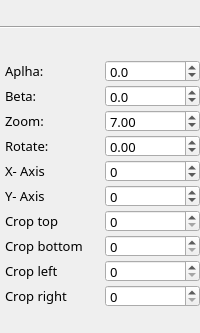
            <widget class="QWidget" name="page_image_2">
             <property name="geometry">
              <rect>
               <x>0</x>
               <y>0</y>
               <width>200</width>
               <height>333</height>
              </rect>
             </property>
             <attribute name="icon">
              <iconset>
               <normaloff>../../../../../../../source/views/ui_design/icon/right.png</normaloff>
               <activeoff>../../../../../../../source/views/ui_design/icon/down.png</activeoff>
               <activeon>../../../../../../../source/views/ui_design/icon/right.png</activeon>../../../../../../../source/views/ui_design/icon/right.png</iconset>
             </attribute>
             <attribute name="label">
              <string>Image 2</string>
             </attribute>
             <layout class="QVBoxLayout" name="verticalLayout_10">
              <property name="spacing">
               <number>5</number>
              </property>
              <property name="leftMargin">
               <number>0</number>
              </property>
              <property name="topMargin">
               <number>0</number>
              </property>
              <property name="rightMargin">
               <number>0</number>
              </property>
              <property name="bottomMargin">
               <number>0</number>
              </property>
              <item>
               <widget class="Line" name="line_10">
                <property name="orientation">
                 <enum>Qt::Horizontal</enum>
                </property>
               </widget>
              </item>
              <item>
               <layout class="QGridLayout" name="gridLayout_9">
                <property name="leftMargin">
                 <number>5</number>
                </property>
                <property name="horizontalSpacing">
                 <number>5</number>
                </property>
                <property name="verticalSpacing">
                 <number>3</number>
                </property>
                <item row="5" column="0">
                 <widget class="QLabel" name="label_98">
                  <property name="enabled">
                   <bool>true</bool>
                  </property>
                  <property name="font">
                   <font>
                    <family>Sans Serif</family>
                    <pointsize>10</pointsize>
                   </font>
                  </property>
                  <property name="text">
                   <string>Y- Axis</string>
                  </property>
                 </widget>
                </item>
                <item row="3" column="0">
                 <widget class="QLabel" name="label_20">
                  <property name="minimumSize">
                   <size>
                    <width>60</width>
                    <height>0</height>
                   </size>
                  </property>
                  <property name="font">
                   <font>
                    <family>Sans Serif</family>
                    <pointsize>10</pointsize>
                   </font>
                  </property>
                  <property name="text">
                   <string>Rotate: </string>
                  </property>
                 </widget>
                </item>
                <item row="9" column="1">
                 <widget class="QSpinBox" name="val_crop_right_image_2">
                  <property name="minimumSize">
                   <size>
                    <width>60</width>
                    <height>0</height>
                   </size>
                  </property>
                  <property name="maximumSize">
                   <size>
                    <width>16777215</width>
                    <height>22</height>
                   </size>
                  </property>
                  <property name="font">
                   <font>
                    <family>Sans Serif</family>
                    <pointsize>10</pointsize>
                   </font>
                  </property>
                  <property name="maximum">
                   <number>2500</number>
                  </property>
                  <property name="value">
                   <number>0</number>
                  </property>
                 </widget>
                </item>
                <item row="1" column="0">
                 <widget class="QLabel" name="label_99">
                  <property name="minimumSize">
                   <size>
                    <width>60</width>
                    <height>0</height>
                   </size>
                  </property>
                  <property name="font">
                   <font>
                    <family>Sans Serif</family>
                    <pointsize>10</pointsize>
                   </font>
                  </property>
                  <property name="text">
                   <string>Beta:</string>
                  </property>
                 </widget>
                </item>
                <item row="9" column="0">
                 <widget class="QLabel" name="label_100">
                  <property name="font">
                   <font>
                    <family>Sans Serif</family>
                    <pointsize>10</pointsize>
                   </font>
                  </property>
                  <property name="text">
                   <string>Crop right</string>
                  </property>
                 </widget>
                </item>
                <item row="1" column="1">
                 <widget class="QDoubleSpinBox" name="val_beta_image_2">
                  <property name="enabled">
                   <bool>true</bool>
                  </property>
                  <property name="minimumSize">
                   <size>
                    <width>60</width>
                    <height>0</height>
                   </size>
                  </property>
                  <property name="maximumSize">
                   <size>
                    <width>16777215</width>
                    <height>22</height>
                   </size>
                  </property>
                  <property name="font">
                   <font>
                    <family>Sans Serif</family>
                    <pointsize>10</pointsize>
                   </font>
                  </property>
                  <property name="decimals">
                   <number>1</number>
                  </property>
                  <property name="minimum">
                   <double>-110.000000000000000</double>
                  </property>
                  <property name="maximum">
                   <double>110.000000000000000</double>
                  </property>
                  <property name="singleStep">
                   <double>0.100000000000000</double>
                  </property>
                 </widget>
                </item>
                <item row="4" column="0">
                 <widget class="QLabel" name="label_81">
                  <property name="enabled">
                   <bool>true</bool>
                  </property>
                  <property name="font">
                   <font>
                    <family>Sans Serif</family>
                    <pointsize>10</pointsize>
                   </font>
                  </property>
                  <property name="text">
                   <string>X- Axis</string>
                  </property>
                 </widget>
                </item>
                <item row="4" column="1">
                 <widget class="QSpinBox" name="val_coordinate_x_image_2">
                  <property name="enabled">
                   <bool>true</bool>
                  </property>
                  <property name="minimumSize">
                   <size>
                    <width>50</width>
                    <height>0</height>
                   </size>
                  </property>
                  <property name="maximumSize">
                   <size>
                    <width>16777215</width>
                    <height>22</height>
                   </size>
                  </property>
                  <property name="font">
                   <font>
                    <family>Sans Serif</family>
                    <pointsize>10</pointsize>
                   </font>
                  </property>
                  <property name="minimum">
                   <number>-10000</number>
                  </property>
                  <property name="maximum">
                   <number>10000</number>
                  </property>
                  <property name="value">
                   <number>0</number>
                  </property>
                 </widget>
                </item>
                <item row="3" column="1">
                 <widget class="QDoubleSpinBox" name="val_rotate_image_2">
                  <property name="enabled">
                   <bool>true</bool>
                  </property>
                  <property name="minimumSize">
                   <size>
                    <width>50</width>
                    <height>0</height>
                   </size>
                  </property>
                  <property name="maximumSize">
                   <size>
                    <width>16777215</width>
                    <height>22</height>
                   </size>
                  </property>
                  <property name="font">
                   <font>
                    <family>Sans Serif</family>
                    <pointsize>10</pointsize>
                   </font>
                  </property>
                  <property name="minimum">
                   <double>-180.000000000000000</double>
                  </property>
                  <property name="maximum">
                   <double>180.000000000000000</double>
                  </property>
                  <property name="singleStep">
                   <double>0.100000000000000</double>
                  </property>
                 </widget>
                </item>
                <item row="0" column="0">
                 <widget class="QLabel" name="label_97">
                  <property name="minimumSize">
                   <size>
                    <width>60</width>
                    <height>0</height>
                   </size>
                  </property>
                  <property name="font">
                   <font>
                    <family>Sans Serif</family>
                    <pointsize>10</pointsize>
                   </font>
                  </property>
                  <property name="text">
                   <string>Aplha:</string>
                  </property>
                 </widget>
                </item>
                <item row="8" column="0">
                 <widget class="QLabel" name="label_68">
                  <property name="font">
                   <font>
                    <family>Sans Serif</family>
                    <pointsize>10</pointsize>
                   </font>
                  </property>
                  <property name="text">
                   <string>Crop left</string>
                  </property>
                 </widget>
                </item>
                <item row="6" column="1">
                 <widget class="QSpinBox" name="val_crop_top_image_2">
                  <property name="minimumSize">
                   <size>
                    <width>60</width>
                    <height>0</height>
                   </size>
                  </property>
                  <property name="maximumSize">
                   <size>
                    <width>16777215</width>
                    <height>22</height>
                   </size>
                  </property>
                  <property name="font">
                   <font>
                    <family>Sans Serif</family>
                    <pointsize>10</pointsize>
                   </font>
                  </property>
                  <property name="maximum">
                   <number>2500</number>
                  </property>
                  <property name="value">
                   <number>0</number>
                  </property>
                 </widget>
                </item>
                <item row="5" column="1">
                 <widget class="QSpinBox" name="val_coordinate_y_image_2">
                  <property name="enabled">
                   <bool>true</bool>
                  </property>
                  <property name="minimumSize">
                   <size>
                    <width>50</width>
                    <height>0</height>
                   </size>
                  </property>
                  <property name="maximumSize">
                   <size>
                    <width>16777215</width>
                    <height>22</height>
                   </size>
                  </property>
                  <property name="font">
                   <font>
                    <family>Sans Serif</family>
                    <pointsize>10</pointsize>
                   </font>
                  </property>
                  <property name="minimum">
                   <number>-10000</number>
                  </property>
                  <property name="maximum">
                   <number>10000</number>
                  </property>
                 </widget>
                </item>
                <item row="2" column="0">
                 <widget class="QLabel" name="label_96">
                  <property name="minimumSize">
                   <size>
                    <width>80</width>
                    <height>0</height>
                   </size>
                  </property>
                  <property name="font">
                   <font>
                    <family>Sans Serif</family>
                    <pointsize>10</pointsize>
                   </font>
                  </property>
                  <property name="text">
                   <string>Zoom:</string>
                  </property>
                 </widget>
                </item>
                <item row="7" column="1">
                 <widget class="QSpinBox" name="val_crop_bottom_image_2">
                  <property name="minimumSize">
                   <size>
                    <width>60</width>
                    <height>0</height>
                   </size>
                  </property>
                  <property name="maximumSize">
                   <size>
                    <width>16777215</width>
                    <height>22</height>
                   </size>
                  </property>
                  <property name="font">
                   <font>
                    <family>Sans Serif</family>
                    <pointsize>10</pointsize>
                   </font>
                  </property>
                  <property name="maximum">
                   <number>2500</number>
                  </property>
                  <property name="value">
                   <number>0</number>
                  </property>
                 </widget>
                </item>
                <item row="8" column="1">
                 <widget class="QSpinBox" name="val_crop_left_image_2">
                  <property name="minimumSize">
                   <size>
                    <width>60</width>
                    <height>0</height>
                   </size>
                  </property>
                  <property name="maximumSize">
                   <size>
                    <width>16777215</width>
                    <height>22</height>
                   </size>
                  </property>
                  <property name="font">
                   <font>
                    <family>Sans Serif</family>
                    <pointsize>10</pointsize>
                   </font>
                  </property>
                  <property name="maximum">
                   <number>2500</number>
                  </property>
                  <property name="value">
                   <number>0</number>
                  </property>
                 </widget>
                </item>
                <item row="0" column="1">
                 <widget class="QDoubleSpinBox" name="val_alpha_image_2">
                  <property name="enabled">
                   <bool>true</bool>
                  </property>
                  <property name="minimumSize">
                   <size>
                    <width>60</width>
                    <height>0</height>
                   </size>
                  </property>
                  <property name="maximumSize">
                   <size>
                    <width>16777215</width>
                    <height>22</height>
                   </size>
                  </property>
                  <property name="font">
                   <font>
                    <family>Sans Serif</family>
                    <pointsize>10</pointsize>
                   </font>
                  </property>
                  <property name="decimals">
                   <number>1</number>
                  </property>
                  <property name="minimum">
                   <double>-110.000000000000000</double>
                  </property>
                  <property name="maximum">
                   <double>110.000000000000000</double>
                  </property>
                  <property name="singleStep">
                   <double>0.100000000000000</double>
                  </property>
                 </widget>
                </item>
                <item row="6" column="0">
                 <widget class="QLabel" name="label_67">
                  <property name="font">
                   <font>
                    <family>Sans Serif</family>
                    <pointsize>10</pointsize>
                   </font>
                  </property>
                  <property name="text">
                   <string>Crop top</string>
                  </property>
                 </widget>
                </item>
                <item row="7" column="0">
                 <widget class="QLabel" name="label_60">
                  <property name="font">
                   <font>
                    <family>Sans Serif</family>
                    <pointsize>10</pointsize>
                   </font>
                  </property>
                  <property name="text">
                   <string>Crop bottom</string>
                  </property>
                 </widget>
                </item>
                <item row="2" column="1">
                 <widget class="QDoubleSpinBox" name="val_zoom_image_2">
                  <property name="minimumSize">
                   <size>
                    <width>60</width>
                    <height>0</height>
                   </size>
                  </property>
                  <property name="maximumSize">
                   <size>
                    <width>16777215</width>
                    <height>22</height>
                   </size>
                  </property>
                  <property name="font">
                   <font>
                    <family>Sans Serif</family>
                    <pointsize>10</pointsize>
                   </font>
                  </property>
                  <property name="decimals">
                   <number>2</number>
                  </property>
                  <property name="minimum">
                   <double>1.000000000000000</double>
                  </property>
                  <property name="maximum">
                   <double>15.000000000000000</double>
                  </property>
                  <property name="singleStep">
                   <double>0.020000000000000</double>
                  </property>
                  <property name="value">
                   <double>7.000000000000000</double>
                  </property>
                 </widget>
                </item>
               </layout>
              </item>
             </layout>
            </widget>
